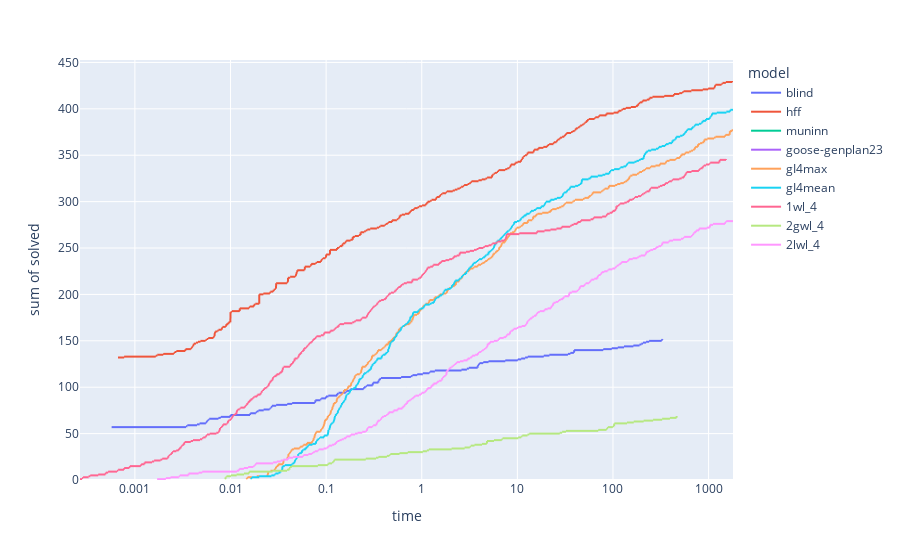

The cell this chart's notebook holds for it:
### Markdown cell above
### Cumulative runtime

### Code cell
fig = px.ecdf(WHOLE_DF, x="time", y="solved", color="model", ecdfnorm=None, log_x=True)
fig.show()
fig.write_html("px/cumulative_runtime.html")

### Figure 1 — Plotly figure (JSON) as saved in the notebook; plotly's stock layout.template omitted (floating-point values rounded to 4 significant figures; data arrays with more than 128 entries replaced by an {"elided": "..."} marker saying what was removed)
{"data": [{"hovertemplate": "model=blind<br>time=%{x}<br>sum of solved=%{y}<extra></extra>", "legendgroup": "blind", "line": {"dash": "solid", "shape": "hv"}, "marker": {"color": "#636efa", "symbol": "circle"}, "mode": "lines", "name": "blind", "showlegend": true, "type": "scattergl", "x": {"elided": "900 float values"}, "xaxis": "x", "y": {"elided": "900 int values"}, "yaxis": "y"}, {"hovertemplate": "model=hff<br>time=%{x}<br>sum of solved=%{y}<extra></extra>", "legendgroup": "hff", "line": {"dash": "solid", "shape": "hv"}, "marker": {"color": "#EF553B", "symbol": "circle"}, "mode": "lines", "name": "hff", "showlegend": true, "type": "scattergl", "x": {"elided": "900 float values"}, "xaxis": "x", "y": {"elided": "900 int values"}, "yaxis": "y"}, {"hovertemplate": "model=muninn<br>time=%{x}<br>sum of solved=%{y}<extra></extra>", "legendgroup": "muninn", "line": {"dash": "solid", "shape": "hv"}, "marker": {"color": "#00cc96", "symbol": "circle"}, "mode": "lines", "name": "muninn", "showlegend": true, "type": "scattergl", "x": {"elided": "900 int values"}, "xaxis": "x", "y": {"elided": "900 int values"}, "yaxis": "y"}, {"hovertemplate": "model=goose-genplan23<br>time=%{x}<br>sum of solved=%{y}<extra></extra>", "legendgroup": "goose-genplan23", "line": {"dash": "solid", "shape": "hv"}, "marker": {"color": "#ab63fa", "symbol": "circle"}, "mode": "lines", "name": "goose-genplan23", "showlegend": true, "type": "scattergl", "x": {"elided": "900 int values"}, "xaxis": "x", "y": {"elided": "900 int values"}, "yaxis": "y"}, {"hovertemplate": "model=gI4max<br>time=%{x}<br>sum of solved=%{y}<extra></extra>", "legendgroup": "gI4max", "line": {"dash": "solid", "shape": "hv"}, "marker": {"color": "#FFA15A", "symbol": "circle"}, "mode": "lines", "name": "gI4max", "showlegend": true, "type": "scattergl", "x": {"elided": "900 float values"}, "xaxis": "x", "y": {"elided": "900 int values"}, "yaxis": "y"}, {"hovertemplate": "model=gI4mean<br>time=%{x}<br>sum of solved=%{y}<extra></extra>", "legendgroup": "gI4mean", "line": {"dash": "solid", "shape": "hv"}, "marker": {"color": "#19d3f3", "symbol": "circle"}, "mode": "lines", "name": "gI4mean", "showlegend": true, "type": "scattergl", "x": {"elided": "900 float values"}, "xaxis": "x", "y": {"elided": "900 int values"}, "yaxis": "y"}, {"hovertemplate": "model=1wl_4<br>time=%{x}<br>sum of solved=%{y}<extra></extra>", "legendgroup": "1wl_4", "line": {"dash": "solid", "shape": "hv"}, "marker": {"color": "#FF6692", "symbol": "circle"}, "mode": "lines", "name": "1wl_4", "showlegend": true, "type": "scattergl", "x": {"elided": "900 float values"}, "xaxis": "x", "y": {"elided": "900 int values"}, "yaxis": "y"}, {"hovertemplate": "model=2gwl_4<br>time=%{x}<br>sum of solved=%{y}<extra></extra>", "legendgroup": "2gwl_4", "line": {"dash": "solid", "shape": "hv"}, "marker": {"color": "#B6E880", "symbol": "circle"}, "mode": "lines", "name": "2gwl_4", "showlegend": true, "type": "scattergl", "x": {"elided": "900 float values"}, "xaxis": "x", "y": {"elided": "900 int values"}, "yaxis": "y"}, {"hovertemplate": "model=2lwl_4<br>time=%{x}<br>sum of solved=%{y}<extra></extra>", "legendgroup": "2lwl_4", "line": {"dash": "solid", "shape": "hv"}, "marker": {"color": "#FF97FF", "symbol": "circle"}, "mode": "lines", "name": "2lwl_4", "showlegend": true, "type": "scattergl", "x": {"elided": "900 float values"}, "xaxis": "x", "y": {"elided": "900 int values"}, "yaxis": "y"}], "layout": {"legend": {"title": {"text": "model"}, "tracegroupgap": 0}, "margin": {"t": 60}, "xaxis": {"anchor": "y", "domain": [0, 1], "title": {"text": "time"}, "type": "log"}, "yaxis": {"anchor": "x", "domain": [0, 1], "rangemode": "tozero", "title": {"text": "sum of solved"}}}}
